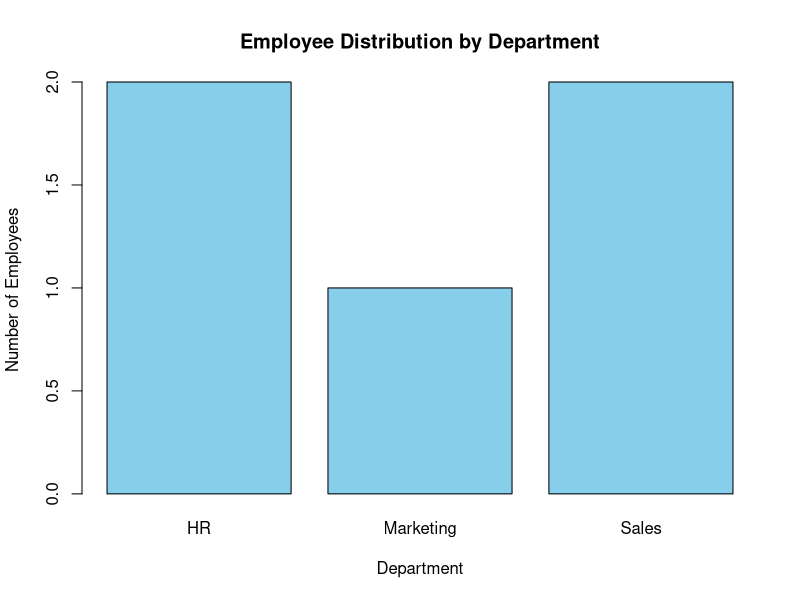

Write the R code that produced this figure.
# ==========================================
# PROGRAM 2: BAR CHART
# ==========================================

# Dataset
department <- c(
  "Sales",
  "HR",
  "Marketing",
  "Sales",
  "HR"
)

# Count employees in each department
department_count <- table(department)

# Create bar chart
barplot(
  department_count,
  names.arg = names(department_count),
  xlab = "Department",
  ylab = "Number of Employees",
  main = "Employee Distribution by Department",
  col = "skyblue"
)
